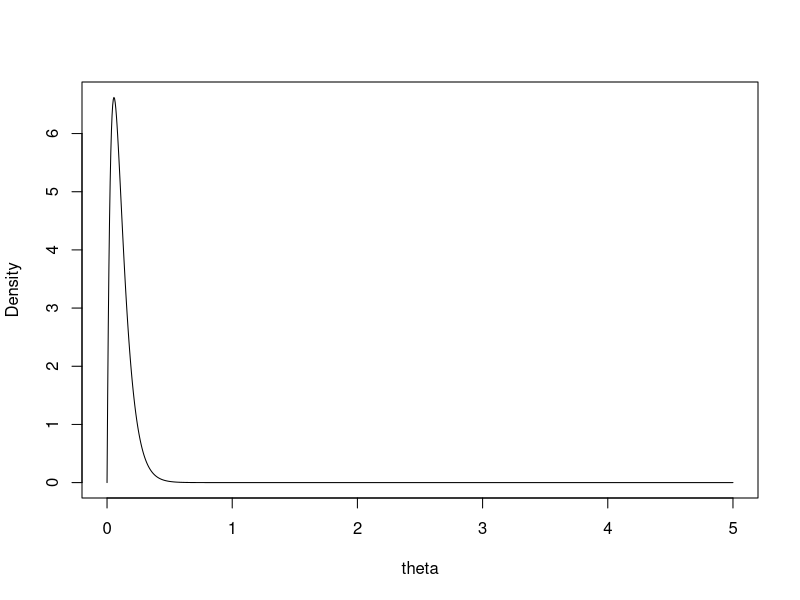

This chart was generated by the following R code:
## ---- chunk 1
a<-sample(c(2:5),1)
b<-sample(c(10:30),1)

d<-sample(c('g','b'),1)

dis<- if (d=='g'){
  paste("$Ga(",a,",",b,")$")
} else if (d=='b'){
  paste("$Be(",a,",",b,")$")
}

x1<-seq(0,1,length=1000)
x2<-seq(0,5,length=1000)
x<- if (d=='g'){
  x2
} else if (d=='b'){
  x1
}

dis2<-if(d=='b'){
  dbeta(x1,a,b)
} else if(d=='g'){
  dgamma(x2,a,b)
}

dens<- if (d=='g'){
  paste("\\pi(\\theta|\\textbf{x})=",round((1/factorial(a-1))*b^a,0),"\\theta^{",a-1,"}e^{-",b,"\\theta}, \\theta > 0.")
} else if (d=='b'){
  paste("\\pi(\\theta|\\textbf{x})=",1/((factorial(a-1)*factorial(b-1))/factorial(a+b-1)),"\\theta^",a-1,"(1-\\theta)^",b-1,", 0 < \\theta < 1.")
}

func<- if(d=='g'){
  paste("
        g=function(a){ 

        b=qgamma(0.95+pgamma(a,",a,",",b,"),",a,",",b,")

        (dgamma(a,",a,",",b,")-dgamma(b,",a,",",b,"))^2

        } 

        res=optimise(g, lower=0, upper=qgamma(0.025,",a,",",b,")

        a=res$minimum

        b=qgamma(0.95+pgamma(a,",a,",",b,"),",a,",",b,")")
} else if (d=='b'){
   paste("
        g=function(a){ 

        b=qbeta(0.95+pbeta(a,",a,",",b,"),",a,",",b,")

        (dbeta(a,",a,",",b,")-dbeta(b,",a,",",b,"))^2

        }

        res=optimise(g, lower=0, upper=qbeta(0.025,",a,",",b,")

        a=res$minimum

        b=qbeta(0.95+pbeta(a,",a,",",b,"),",a,",",b,")
        ")
}

   f=function(c1){
d1=qgamma(0.95+pgamma(c1,a,b),a,b)
(dgamma(c1,a,b)-dgamma(d1,a,b))^2
   }
res=optimise(f, lower=0, upper=qgamma(0.025,a,b))
c1=res$minimum 
d1=qgamma(0.95+pgamma(c1,a,b),a,b)

  f2=function(c2){ 
d2=qbeta(0.95+pbeta(c2,a,b),a,b)
(dbeta(c2,a,b)-dbeta(d2,a,b))^2 
}
res=optimize(f2, lower=0, upper=qbeta(0.025,a,b))
c2=res$minimum 
d2=qbeta(0.95+pbeta(c2,a,b),a,b)

sol <- if (d=='g'){
paste("and gives $a$=",round(c1,4), "and $b$=",round(d1,4), ", thus the 95% HDI is (",round(c1,4),",",round(d1,4),").")
} else if (d=='b'){
paste("and gives $a$=",round(c2,4), "and $b$=",round(d2,4), ", thus the 95% HDI is (",round(c2,4),",",round(d2,4),").")
}
## ---- chunk 2
plot(x,dis2,type='l',xlab='theta',ylab='Density') 
